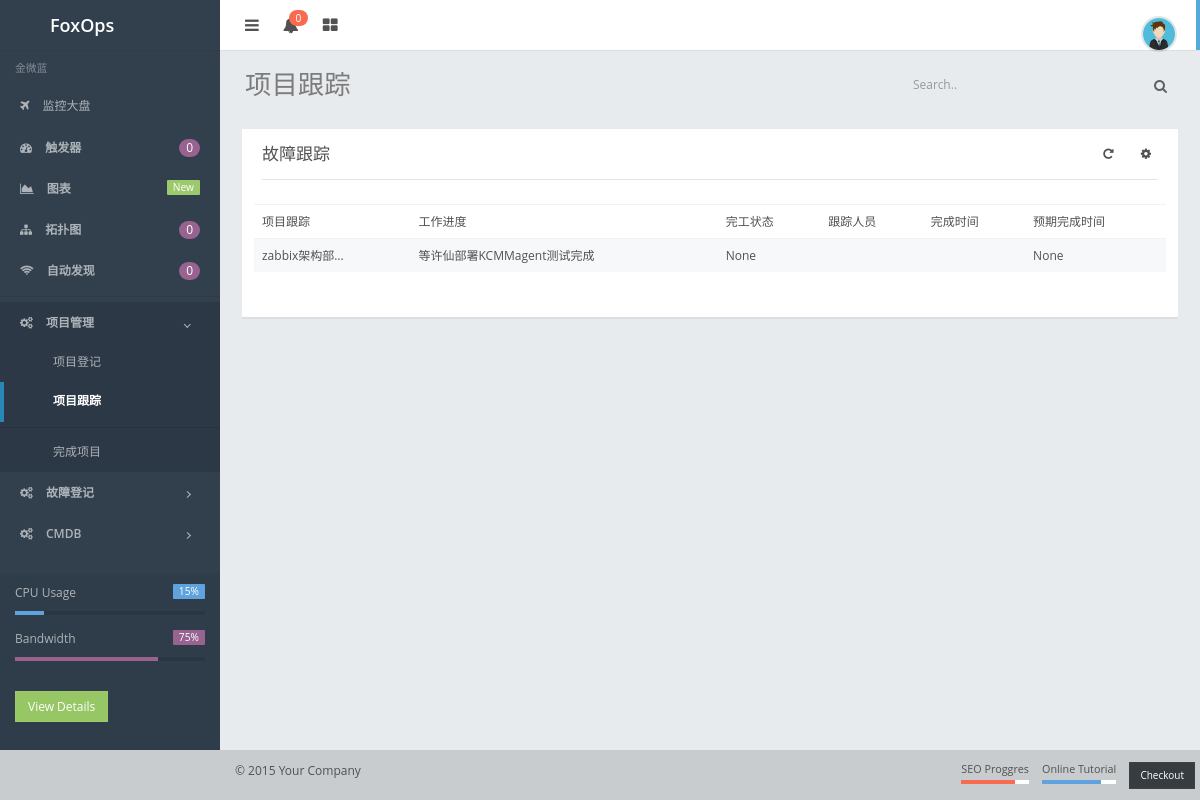
/projectpig/project_fault/, run on the app's committed database.
### projectpig/models.py (models this page shows, shortened)
class Project_speed(models.Model):
    article = models.ForeignKey(Projectpig,verbose_name=u"项目跟踪")
    project_track = models.TextField(u'工作进度')
    end_choices = (
        (0,'None'),
        (1,u'已完工'),
        (2,u'未完工')
    )
    end_type = models.IntegerField(u'完工状态',choices=end_choices,default=0,blank=True,null=True)
    name = models.ForeignKey(UserProfile,verbose_name='跟踪人员')
    Completion_date = models.DateField(u'完成时间',blank=True,null=True)
    expect_date = models.DateField(u'预期完成时间',blank=True,null=True)
    memo = models.TextField(u'备注',null=True,blank=True)

class Projectpig(models.Model):
    project_name = models.CharField(u'项目名',max_length=64)
    person_in_charge = models.ForeignKey(UserProfile,verbose_name='负责人')
    work_content = models.TextField(u'工作内容',)
    open_date = models.DateField(u'开始时间')
    end_choices = (
        (0,'None'),
        (1,u'已完工'),
        (2,u'未完工')
    )
    end_type = models.IntegerField(u'完工状态',choices=end_choices,default=0,blank=True,null=True)
    end_date = models.DateField(u'结束时间',blank=True,null=True)
    def __str__(self):
        return self.work_content

### projectpig/views.py (the view)
def project_fault(request):
    project_fault_obj = models.Project_speed.objects.all()
    return render(request, 'Projectpig/project_fault.html',{"project_fault_obj":project_fault_obj})

### templates/Projectpig/project_fault.html (shortened to what this page needs)
{% extends 'start/index.html' %}
{% block  page-title %}
    项目跟踪
{% endblock %}
{% block page-content %}
  <div class="row">
    <div class="col-lg-12">
        <div class="panel">
            <div class="panel-heading">
                <div class="panel-control">
                    <button id="demo-panel-network-refresh" data-toggle="panel-overlay" data-target="#demo-panel-network" class="btn"><i class="fa fa-rotate-right"></i></button>
                    <div class="btn-group">
                        <button class="dropdown-toggle btn" data-toggle="dropdown" aria-expanded="false"><i class="fa fa-gear"></i></button>
                    </div>
                </div>
                <h3 class="panel-title">故障跟踪</h3>
            </div>
            <div class="panel-body " style="position:relative;z-index:2">
                <div class="row">
                 <table id='host_status_list' class="table table-striped table-hover">
                    <thead>
                        <tr>
                            <td>项目跟踪</td>
                            <td>工作进度</td>
                            <td>完工状态</td>
                            <td>跟踪人员</td>
                            <td>完成时间</td>
                            <td>预期完成时间</td>
                        </tr>
                    </thead>
                    <tbody>
                    {% for god_fault in project_fault_obj %}
                        <tr article="{{ god_fault.article }}">
                            <td data-type="article"><a href="#">{{ god_fault.article|truncatechars:10 }}</a></td>
                            <td data-type="project_track">{{ god_fault.project_track}}</td>
                            <td data-type="end_type">{{ god_fault.get_end_type_display}}</td>
                            <td data-type="name">{{ god_fault.name }}</td>
                            <td data-type="Completion_date">{{ god_fault.Completion_date|date:'Y-m-d' }}</td>
                            <td data-type="expect_date">{{ god_fault.expect_date }}</td>
                        </tr>
                      {% endfor %}
                    </tbody>
                 </table>
                </div>
            </div>
    </div>
  </div>
{% endblock %}

### data on the page
Project_speed: article "zabbix架构部…", project_track "等许仙部署KCMMagent测试完成", end_type "None", expect_date "None"
